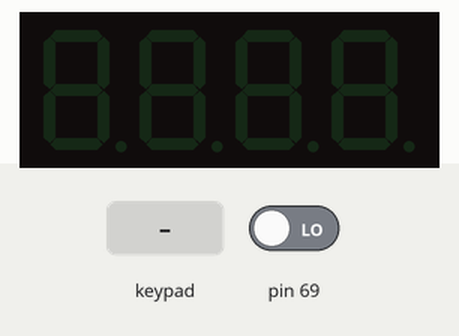
A sketch run on a simulated Arduino Mega 2560, built with avr-gcc and run on an emulated ATmega2560. Shown: 4-digit seven-segment display. Wiring (from diagram.json): 4-digit 7-segment display, segments lit when HIGH: segments pin 22, pin 23, pin 24, pin 25, pin 26, pin 27, pin 28, pin 29; digit selects pin 10, pin 11, pin 12, pin 13. Wiring (inferred from the signals the program sends): 4×4 keypad with keys 1 2 3 A 4 5 6 B 7 8 9 C D 0 E F: rows pin 54, pin 55, pin 56, pin 57; columns pin 62, pin 63, pin 64, pin 65. The test bench sets the inputs (shaded band); at power-on: pin 69 LOW. The segment pins are drawn as the display they are named for.

Above: at 1.2 s.
1.3 s: keypad keys 1 2 pressed 0.4 s apart
At 2.08 s:
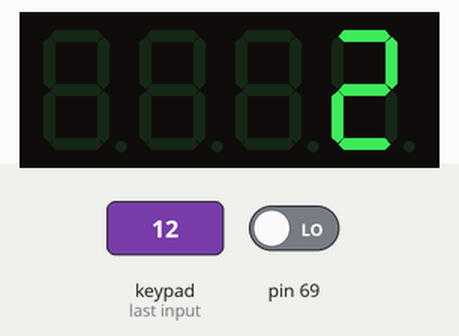
3.6 s: key '1' pressed
At 3.98 s:
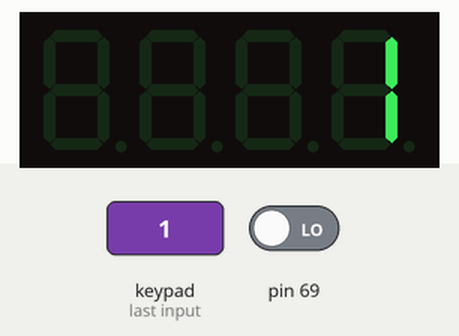
5.5 s: key '3' pressed
At 5.88 s:
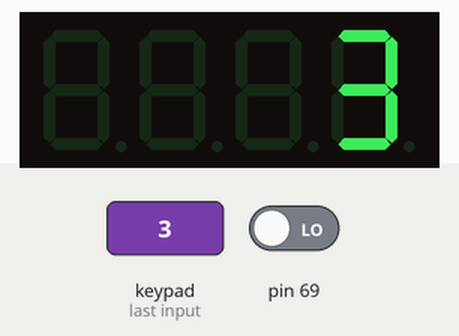
7.4 s: keypad keys 2 5 pressed 0.4 s apart
At 8.04 s:
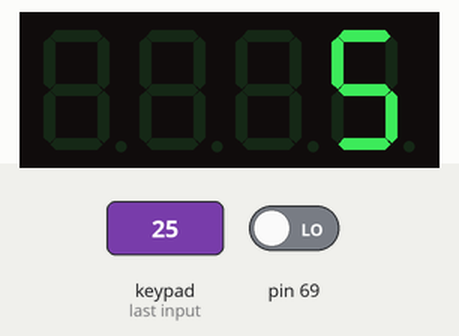
Timing chart, 0 to 10.4 s (numbered marks = the images above; inputs shaded):
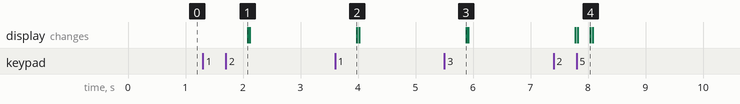

Measured:
- after the input at 1.3 s, the display: changes after 0.78 s (image 1)
- after the input at 3.6 s, the display: changes after 0.38 s (image 2)
- after the input at 5.5 s, the display: changes after 0.38 s (image 3)
- after the input at 7.4 s, the display: first changes after 0.38 s (image 4 shows a later state)

The sketch:

ETALVIS_Problem_10_05.ino
```cpp
//EMBEDDED SYSTEMS PROGRAMMING - GPIO
//KEYPAD CONTROL PROBLEMS
//Use a 4x4 keypad and a quad seven segment display
//SET 10 PROBLEM 05
//perform three digit addition
//example: 161+656=817,659+765=1425.
// === FUNCTION PROTOTYPES ===
void delay1(void);
void delay2(void);
int getKey(void);
void clearDisplay(void);
void enableDigit(int digit);
void displayDigit(int digit, int value);
void showResult(int result);

// === SEGMENT PATTERNS ===
// 7-segment codes for 0–9 (common-cathode)
const unsigned char segPatterns[10] = {
  0x3F, 0x06, 0x5B, 0x4F,
  0x66, 0x6D, 0x7D, 0x07,
  0x7F, 0x6F
};

// === SETUP FUNCTION ===
void setup() {
  volatile char *ddra = (char *)0x21;
  volatile char *ddrb = (char *)0x24;
  volatile char *ddrf = (char *)0x30;
  volatile char *ddrk = (char *)0x107;
  *ddra = 0xFF;
  *ddrb = 0xF0;
  *ddrf = 0x0F;
  *ddrk = 0x00;
}

// === MAIN LOOP ===
void loop() {
  static int count = 0, number1 = 0, number2 = 0;
  int key = getKey();

  if (key >= 0 && key <= 9) {
    if (count < 3) number1 = number1 * 10 + key;
    else if (count < 6) number2 = number2 * 10 + key;

    displayDigit(4, key); // Flash last keypress on DIG4
    count++;
  }

  if (key == 14 && count >= 2 && count <= 6) {  // '=' key
    int result = number1 + number2;
    showResult(result);
    number1 = number2 = count = 0;
    clearDisplay();
  }
}

// === DISPLAY RESULT WITH ZERO SUPPRESSION ===
void showResult(int result) {
  int d[4];
  d[0] = result / 1000;
  d[1] = (result / 100) % 10;
  d[2] = (result / 10) % 10;
  d[3] = result % 10;

  for (int cycle = 0; cycle < 100; cycle++) {
    int started = 0;

    if (d[0] > 0) {
      displayDigit(1, d[0]); started = 1;
    }
    if (started || d[1] > 0) {
      displayDigit(2, d[1]); started = 1;
    }
    if (started || d[2] > 0) {
      displayDigit(3, d[2]); started = 1;
    }

    displayDigit(4, d[3]);
  }
}

// === LOW-LEVEL DISPLAY ===
void displayDigit(int digit, int value) {
  volatile char *porta = (char *)0x22;
  enableDigit(digit);
  *porta = segPatterns[value];
  delay2();
  clearDisplay();
  delay2();
}

void enableDigit(int digit) {
  volatile char *portb = (char *)0x25;
  switch (digit) {
    case 1: *portb = 0xE0; break;
    case 2: *portb = 0xD0; break;
    case 3: *portb = 0xB0; break;
    case 4: *portb = 0x70; break;
    default: *portb = 0xF0; break;
  }
}

void clearDisplay(void) {
  volatile char *porta = (char *)0x22;
  volatile char *portb = (char *)0x25;
  *porta = 0x00;
  *portb = 0xF0;
}

// === DELAYS ===
void delay1(void) {
  volatile long i;
  for (i = 0; i < 50000; i++);
}
void delay2(void) {
  volatile long i;
  for (i = 0; i < 200; i++);
}

// === KEYPAD SCANNER ===
int getKey(void) {
  volatile char *portf = (char *)0x31;
  volatile char *pink = (char *)0x106;

  const int keyMap[4][4] = {
    {1, 2, 3, -1},
    {4, 5, 6, -1},
    {7, 8, 9, -1},
    {-1, 0, 14, -1}  // '=' as key 14
  };

  for (int row = 0; row < 4; row++) {
    *portf = (1 << row);
    delay1();
    char cols = *pink & 0x0F;
    if (cols) {
      for (int col = 0; col < 4; col++) {
        if (cols & (1 << col)) {
          while (*pink & (1 << col)); // Wait for release
          return keyMap[row][col];
        }
      }
    }
  }
  return -1;
}
```
